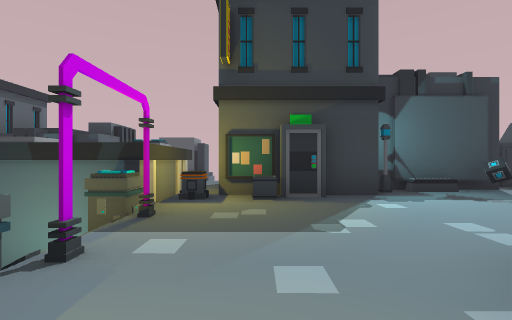
[1] (above)

15 first-person views from a walk through a Unity game level. The camera is 1.2 m above the floor, looks level and sees 85° across. The floor is counted in squares, 2 m on a side. Each view is taken from the middle of a square. On the plan, view 1 faces up. The plan holds only what a view shows up to about 9 squares ahead; the rest is blank. The place goes on beyond the plan.

[2]
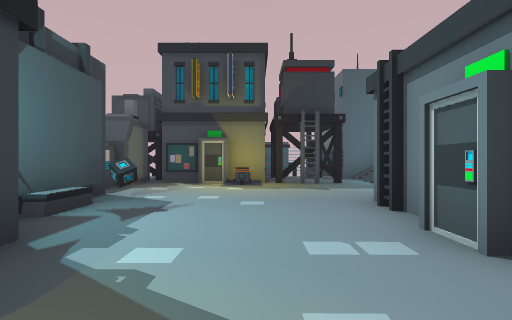

[3]
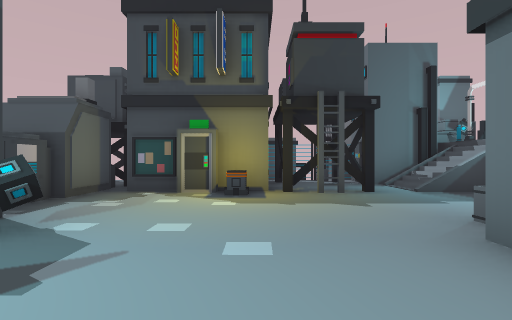

[4]
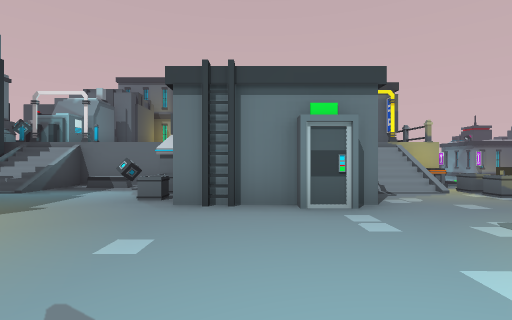

[5]
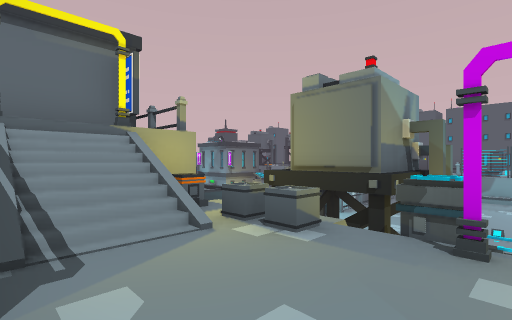

[6]
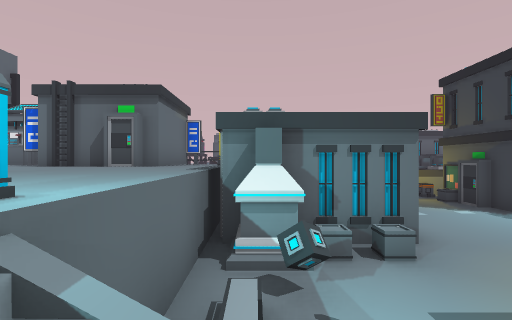

[7]
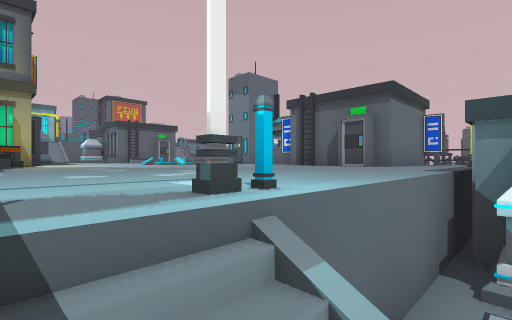

[8]
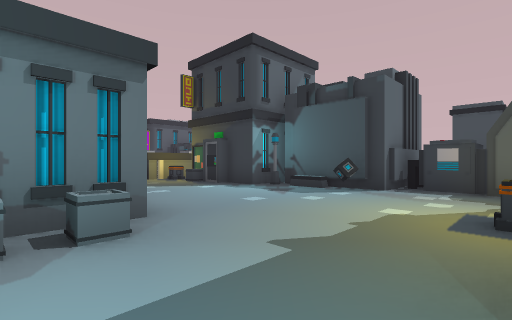

[9]
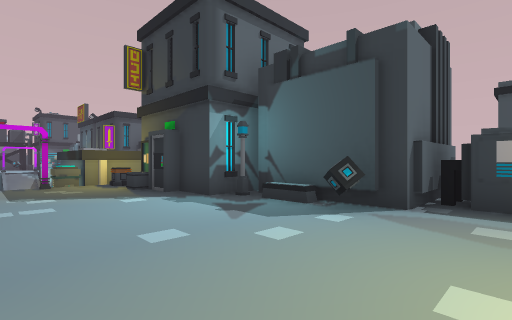

[10]
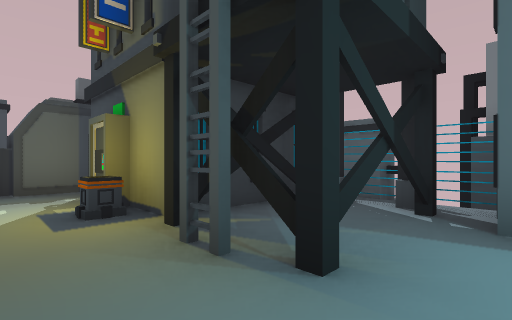

[11]
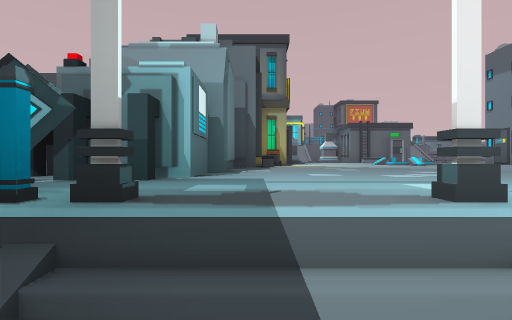

[12]
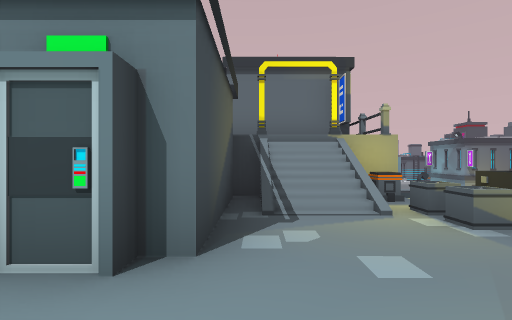

[13]
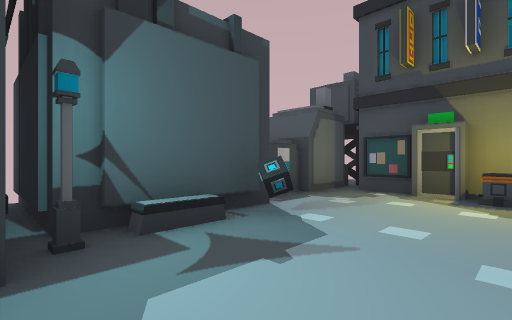

[14]
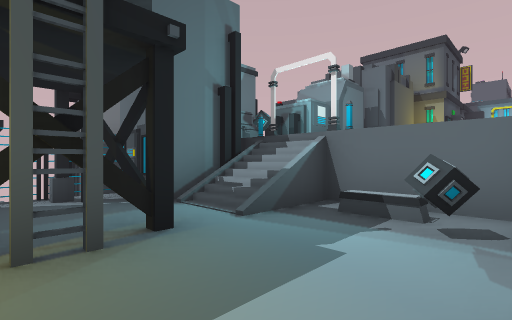

[15]
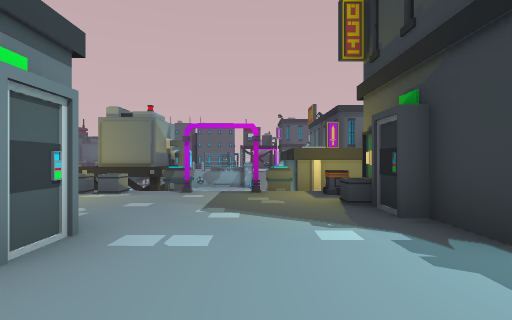

### Floor plan
Key: @ floor where view 1 was taken; # wall or solid block; . main floor; - floor 2 m lower than the main floor; / step, stairs or slope; = window, fence, low wall or low ledge; ^ raised ledge; v drop or lower ground; B building; P pillar; M machine; F fence; O other object.
Columns run from 4 left of view 1 to 11 right of it. Each row starts with its distance up from view 1.
  9          OOO
  8    vBB#  #O
  7  BB  B#  #O   M
  6   #   ####-#OMM
  5   ###BO-O---#B
  4 ###OO------B#
  3   P#-------O###O
  2   P#-------OOOFO
  1 MMP---###O--OOFv
  0 MMMO@/  #O-//# ^
 -1 MMMO/#  #O///#
 -2    O=#...B.O=OOO
 -3    O.........OOO
 -4    #  B......OOO
 -5       .......
 -6     B#.......#
 -7         ....##
 -8         ....O
 -9          ...#
-10           .B

Where each view was taken, in squares from view 1:
view 1: 0 up, 0 right, facing up
view 2: 3 up, 0 right, facing right
view 3: 3 up, 2 right, facing right
view 4: 5 up, 3 right, facing down
view 5: 2 up, 1 right, facing down-left
view 6: 1 down, 8 right, facing left
view 7: 1 down, 8 right, facing down-left
view 8: 0 up, 7 right, facing up-left
view 9: 2 up, 6 right, facing up-left
view 10: 0 up, 6 right, facing up-right
view 11: 1 down, 8 right, facing down
view 12: 3 up, 1 right, facing down
view 13: 3 up, 2 right, facing up-right
view 14: 2 up, 5 right, facing down-right
view 15: 3 up, 4 right, facing left
